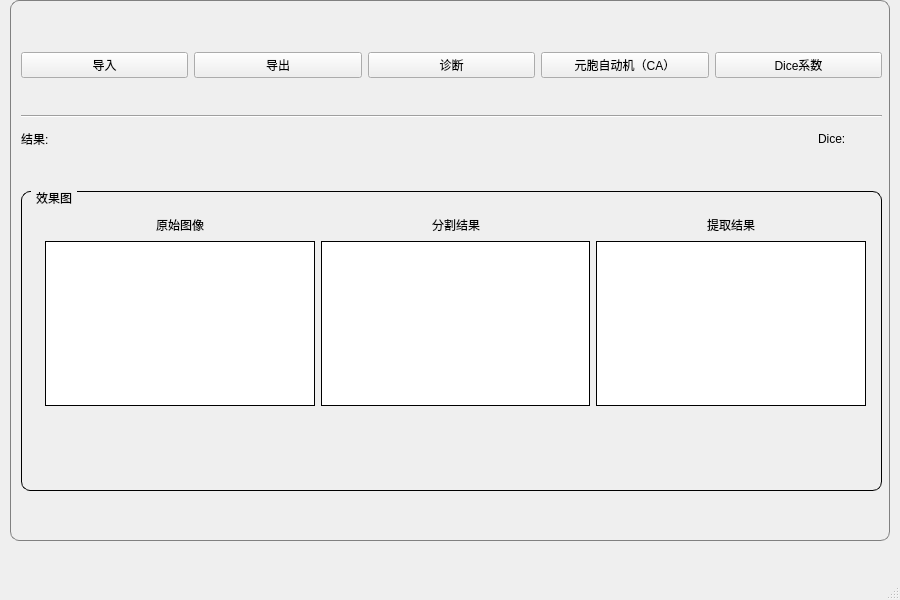
<?xml version="1.0" encoding="UTF-8"?>
<ui version="4.0">
 <class>MainWindow</class>
 <widget class="QMainWindow" name="MainWindow">
  <property name="geometry">
   <rect>
    <x>0</x>
    <y>0</y>
    <width>900</width>
    <height>600</height>
   </rect>
  </property>
  <property name="windowTitle">
   <string>MainWindow</string>
  </property>
  <widget class="QWidget" name="centralwidget">
   <widget class="QGroupBox" name="groupBox_2">
    <property name="geometry">
     <rect>
      <x>10</x>
      <y>0</y>
      <width>880</width>
      <height>541</height>
     </rect>
    </property>
    <property name="styleSheet">
     <string notr="true">QGroupBox {
    border: 1px solid gray;
    border-radius: 9px;
    margin-top: 0.5em;
}

QGroupBox::title {
    subcontrol-origin: margin;
    left: 10px;
    padding: 0 3px 0 3px;
}</string>
    </property>
    <property name="title">
     <string/>
    </property>
    <widget class="QWidget" name="layoutWidget">
     <property name="geometry">
      <rect>
       <x>11</x>
       <y>21</y>
       <width>861</width>
       <height>501</height>
      </rect>
     </property>
     <layout class="QVBoxLayout" name="verticalLayout_6">
      <item>
       <layout class="QVBoxLayout" name="verticalLayout_4">
        <item>
         <layout class="QHBoxLayout" name="horizontalLayout">
          <item>
           <widget class="QPushButton" name="openButton">
            <property name="text">
             <string>导入</string>
            </property>
           </widget>
          </item>
          <item>
           <widget class="QPushButton" name="saveButton">
            <property name="text">
             <string>导出</string>
            </property>
           </widget>
          </item>
          <item>
           <widget class="QPushButton" name="diaButton">
            <property name="text">
             <string>诊断</string>
            </property>
           </widget>
          </item>
          <item>
           <widget class="QPushButton" name="caButton">
            <property name="text">
             <string>元胞自动机（CA）</string>
            </property>
           </widget>
          </item>
          <item>
           <widget class="QPushButton" name="pushButton">
            <property name="text">
             <string>Dice系数</string>
            </property>
           </widget>
          </item>
         </layout>
        </item>
       </layout>
      </item>
      <item>
       <layout class="QVBoxLayout" name="verticalLayout_5">
        <item>
         <widget class="Line" name="line_4">
          <property name="orientation">
           <enum>Qt::Horizontal</enum>
          </property>
         </widget>
        </item>
        <item>
         <layout class="QHBoxLayout" name="horizontalLayout_2">
          <property name="spacing">
           <number>9</number>
          </property>
          <property name="rightMargin">
           <number>0</number>
          </property>
          <property name="bottomMargin">
           <number>0</number>
          </property>
          <item>
           <widget class="QLabel" name="diaResult">
            <property name="sizePolicy">
             <sizepolicy hsizetype="Fixed" vsizetype="Fixed">
              <horstretch>0</horstretch>
              <verstretch>0</verstretch>
             </sizepolicy>
            </property>
            <property name="maximumSize">
             <size>
              <width>100</width>
              <height>30</height>
             </size>
            </property>
            <property name="text">
             <string>结果:</string>
            </property>
           </widget>
          </item>
          <item>
           <widget class="QLabel" name="result">
            <property name="sizePolicy">
             <sizepolicy hsizetype="Fixed" vsizetype="Fixed">
              <horstretch>0</horstretch>
              <verstretch>0</verstretch>
             </sizepolicy>
            </property>
            <property name="maximumSize">
             <size>
              <width>100</width>
              <height>30</height>
             </size>
            </property>
            <property name="text">
             <string/>
            </property>
           </widget>
          </item>
          <item>
           <spacer name="horizontalSpacer">
            <property name="orientation">
             <enum>Qt::Horizontal</enum>
            </property>
            <property name="sizeHint" stdset="0">
             <size>
              <width>40</width>
              <height>20</height>
             </size>
            </property>
           </spacer>
          </item>
          <item>
           <widget class="QLabel" name="diaResult_2">
            <property name="sizePolicy">
             <sizepolicy hsizetype="Fixed" vsizetype="Fixed">
              <horstretch>0</horstretch>
              <verstretch>0</verstretch>
             </sizepolicy>
            </property>
            <property name="maximumSize">
             <size>
              <width>100</width>
              <height>30</height>
             </size>
            </property>
            <property name="text">
             <string>Dice:           </string>
            </property>
           </widget>
          </item>
         </layout>
        </item>
       </layout>
      </item>
      <item>
       <widget class="QGroupBox" name="groupBox">
        <property name="maximumSize">
         <size>
          <width>16777215</width>
          <height>300</height>
         </size>
        </property>
        <property name="styleSheet">
         <string notr="true">QGroupBox {
    border: 1px solid black;
    border-radius: 9px;
    margin-top: 0.5em;
}

QGroupBox::title {
    subcontrol-origin: margin;
    left: 10px;
    padding: 0 3px 0 3px;
}</string>
        </property>
        <property name="title">
         <string>效果图</string>
        </property>
        <widget class="QWidget" name="layoutWidget">
         <property name="geometry">
          <rect>
           <x>24</x>
           <y>24</y>
           <width>821</width>
           <height>191</height>
          </rect>
         </property>
         <layout class="QHBoxLayout" name="horizontalLayout_6">
          <item>
           <layout class="QVBoxLayout" name="verticalLayout">
            <item>
             <layout class="QHBoxLayout" name="horizontalLayout_3">
              <item>
               <spacer name="horizontalSpacer_2">
                <property name="orientation">
                 <enum>Qt::Horizontal</enum>
                </property>
                <property name="sizeHint" stdset="0">
                 <size>
                  <width>40</width>
                  <height>20</height>
                 </size>
                </property>
               </spacer>
              </item>
              <item>
               <widget class="QLabel" name="label">
                <property name="sizePolicy">
                 <sizepolicy hsizetype="Fixed" vsizetype="Fixed">
                  <horstretch>0</horstretch>
                  <verstretch>0</verstretch>
                 </sizepolicy>
                </property>
                <property name="text">
                 <string>原始图像</string>
                </property>
               </widget>
              </item>
              <item>
               <spacer name="horizontalSpacer_3">
                <property name="orientation">
                 <enum>Qt::Horizontal</enum>
                </property>
                <property name="sizeHint" stdset="0">
                 <size>
                  <width>40</width>
                  <height>20</height>
                 </size>
                </property>
               </spacer>
              </item>
             </layout>
            </item>
            <item>
             <widget class="QLabel" name="label_4">
              <property name="maximumSize">
               <size>
                <width>16777215</width>
                <height>300</height>
               </size>
              </property>
              <property name="styleSheet">
               <string notr="true">background-color: rgb(255, 255, 255);
border-width:1px;
border-style:solid;
border-color: rgb(0, 0, 0);</string>
              </property>
              <property name="text">
               <string/>
              </property>
             </widget>
            </item>
           </layout>
          </item>
          <item>
           <layout class="QVBoxLayout" name="verticalLayout_2">
            <item>
             <layout class="QHBoxLayout" name="horizontalLayout_4">
              <item>
               <spacer name="horizontalSpacer_4">
                <property name="orientation">
                 <enum>Qt::Horizontal</enum>
                </property>
                <property name="sizeHint" stdset="0">
                 <size>
                  <width>40</width>
                  <height>20</height>
                 </size>
                </property>
               </spacer>
              </item>
              <item>
               <widget class="QLabel" name="label_2">
                <property name="sizePolicy">
                 <sizepolicy hsizetype="Fixed" vsizetype="Fixed">
                  <horstretch>0</horstretch>
                  <verstretch>0</verstretch>
                 </sizepolicy>
                </property>
                <property name="text">
                 <string>分割结果</string>
                </property>
               </widget>
              </item>
              <item>
               <spacer name="horizontalSpacer_5">
                <property name="orientation">
                 <enum>Qt::Horizontal</enum>
                </property>
                <property name="sizeHint" stdset="0">
                 <size>
                  <width>40</width>
                  <height>20</height>
                 </size>
                </property>
               </spacer>
              </item>
             </layout>
            </item>
            <item>
             <widget class="QLabel" name="label_5">
              <property name="maximumSize">
               <size>
                <width>16777215</width>
                <height>300</height>
               </size>
              </property>
              <property name="styleSheet">
               <string notr="true">background-color: rgb(255, 255, 255);
border-width:1px;
border-style:solid;
border-color: rgb(0, 0, 0);</string>
              </property>
              <property name="text">
               <string/>
              </property>
             </widget>
            </item>
           </layout>
          </item>
          <item>
           <layout class="QVBoxLayout" name="verticalLayout_3">
            <item>
             <layout class="QHBoxLayout" name="horizontalLayout_5">
              <item>
               <spacer name="horizontalSpacer_6">
                <property name="orientation">
                 <enum>Qt::Horizontal</enum>
                </property>
                <property name="sizeHint" stdset="0">
                 <size>
                  <width>40</width>
                  <height>20</height>
                 </size>
                </property>
               </spacer>
              </item>
              <item>
               <widget class="QLabel" name="label_3">
                <property name="sizePolicy">
                 <sizepolicy hsizetype="Fixed" vsizetype="Fixed">
                  <horstretch>0</horstretch>
                  <verstretch>0</verstretch>
                 </sizepolicy>
                </property>
                <property name="text">
                 <string>提取结果</string>
                </property>
               </widget>
              </item>
              <item>
               <spacer name="horizontalSpacer_7">
                <property name="orientation">
                 <enum>Qt::Horizontal</enum>
                </property>
                <property name="sizeHint" stdset="0">
                 <size>
                  <width>40</width>
                  <height>20</height>
                 </size>
                </property>
               </spacer>
              </item>
             </layout>
            </item>
            <item>
             <widget class="QLabel" name="label_6">
              <property name="maximumSize">
               <size>
                <width>16777215</width>
                <height>300</height>
               </size>
              </property>
              <property name="styleSheet">
               <string notr="true">background-color: rgb(255, 255, 255);
border-width:1px;
border-style:solid;
border-color: rgb(0, 0, 0);</string>
              </property>
              <property name="text">
               <string/>
              </property>
             </widget>
            </item>
           </layout>
          </item>
         </layout>
        </widget>
       </widget>
      </item>
     </layout>
    </widget>
   </widget>
  </widget>
  <widget class="QStatusBar" name="statusbar"/>
 </widget>
 <resources/>
 <connections/>
 <slots>
  <slot>slot1()</slot>
  <slot>openFile()</slot>
  <slot>slot3()</slot>
 </slots>
</ui>
